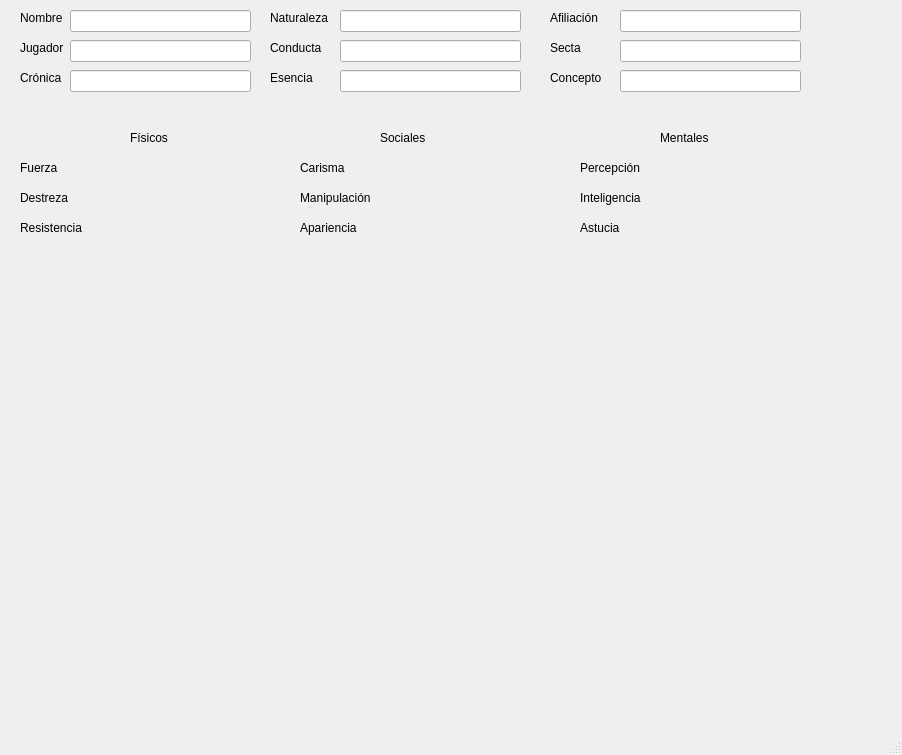
<?xml version="1.0" encoding="UTF-8"?>
<ui version="4.0">
 <class>MainWindow</class>
 <widget class="QMainWindow" name="MainWindow">
  <property name="geometry">
   <rect>
    <x>0</x>
    <y>0</y>
    <width>902</width>
    <height>755</height>
   </rect>
  </property>
  <property name="windowTitle">
   <string>MainWindow</string>
  </property>
  <widget class="QWidget" name="centralwidget">
   <widget class="QLabel" name="label">
    <property name="geometry">
     <rect>
      <x>20</x>
      <y>10</y>
      <width>55</width>
      <height>16</height>
     </rect>
    </property>
    <property name="text">
     <string>Nombre</string>
    </property>
   </widget>
   <widget class="QLabel" name="label_2">
    <property name="geometry">
     <rect>
      <x>20</x>
      <y>40</y>
      <width>55</width>
      <height>16</height>
     </rect>
    </property>
    <property name="text">
     <string>Jugador</string>
    </property>
   </widget>
   <widget class="QLabel" name="label_3">
    <property name="geometry">
     <rect>
      <x>20</x>
      <y>70</y>
      <width>55</width>
      <height>16</height>
     </rect>
    </property>
    <property name="text">
     <string>Crónica</string>
    </property>
   </widget>
   <widget class="QLabel" name="label_4">
    <property name="geometry">
     <rect>
      <x>270</x>
      <y>70</y>
      <width>55</width>
      <height>16</height>
     </rect>
    </property>
    <property name="text">
     <string>Esencia</string>
    </property>
   </widget>
   <widget class="QLabel" name="label_5">
    <property name="geometry">
     <rect>
      <x>270</x>
      <y>10</y>
      <width>61</width>
      <height>16</height>
     </rect>
    </property>
    <property name="text">
     <string>Naturaleza</string>
    </property>
   </widget>
   <widget class="QLabel" name="label_6">
    <property name="geometry">
     <rect>
      <x>270</x>
      <y>40</y>
      <width>61</width>
      <height>16</height>
     </rect>
    </property>
    <property name="text">
     <string>Conducta</string>
    </property>
   </widget>
   <widget class="QLabel" name="label_7">
    <property name="geometry">
     <rect>
      <x>550</x>
      <y>40</y>
      <width>61</width>
      <height>16</height>
     </rect>
    </property>
    <property name="text">
     <string>Secta</string>
    </property>
   </widget>
   <widget class="QLabel" name="label_8">
    <property name="geometry">
     <rect>
      <x>550</x>
      <y>10</y>
      <width>61</width>
      <height>16</height>
     </rect>
    </property>
    <property name="text">
     <string>Afiliación</string>
    </property>
   </widget>
   <widget class="QLabel" name="label_9">
    <property name="geometry">
     <rect>
      <x>550</x>
      <y>70</y>
      <width>55</width>
      <height>16</height>
     </rect>
    </property>
    <property name="text">
     <string>Concepto</string>
    </property>
   </widget>
   <widget class="QLineEdit" name="lineEdit">
    <property name="geometry">
     <rect>
      <x>-240</x>
      <y>300</y>
      <width>113</width>
      <height>22</height>
     </rect>
    </property>
   </widget>
   <widget class="QLineEdit" name="nombre">
    <property name="geometry">
     <rect>
      <x>70</x>
      <y>10</y>
      <width>181</width>
      <height>22</height>
     </rect>
    </property>
   </widget>
   <widget class="QLineEdit" name="jugador">
    <property name="geometry">
     <rect>
      <x>70</x>
      <y>40</y>
      <width>181</width>
      <height>22</height>
     </rect>
    </property>
   </widget>
   <widget class="QLineEdit" name="cronica">
    <property name="geometry">
     <rect>
      <x>70</x>
      <y>70</y>
      <width>181</width>
      <height>22</height>
     </rect>
    </property>
   </widget>
   <widget class="QLineEdit" name="esencia">
    <property name="geometry">
     <rect>
      <x>340</x>
      <y>70</y>
      <width>181</width>
      <height>22</height>
     </rect>
    </property>
   </widget>
   <widget class="QLineEdit" name="conducta">
    <property name="geometry">
     <rect>
      <x>340</x>
      <y>40</y>
      <width>181</width>
      <height>22</height>
     </rect>
    </property>
   </widget>
   <widget class="QLineEdit" name="naturaleza">
    <property name="geometry">
     <rect>
      <x>340</x>
      <y>10</y>
      <width>181</width>
      <height>22</height>
     </rect>
    </property>
   </widget>
   <widget class="QLineEdit" name="afiliacion">
    <property name="geometry">
     <rect>
      <x>620</x>
      <y>10</y>
      <width>181</width>
      <height>22</height>
     </rect>
    </property>
   </widget>
   <widget class="QLineEdit" name="secta">
    <property name="geometry">
     <rect>
      <x>620</x>
      <y>40</y>
      <width>181</width>
      <height>22</height>
     </rect>
    </property>
   </widget>
   <widget class="QLineEdit" name="concepto">
    <property name="geometry">
     <rect>
      <x>620</x>
      <y>70</y>
      <width>181</width>
      <height>22</height>
     </rect>
    </property>
   </widget>
   <widget class="QLabel" name="label_10">
    <property name="geometry">
     <rect>
      <x>660</x>
      <y>130</y>
      <width>61</width>
      <height>16</height>
     </rect>
    </property>
    <property name="text">
     <string>Mentales</string>
    </property>
   </widget>
   <widget class="QLabel" name="label_11">
    <property name="geometry">
     <rect>
      <x>380</x>
      <y>130</y>
      <width>61</width>
      <height>16</height>
     </rect>
    </property>
    <property name="text">
     <string>Sociales</string>
    </property>
   </widget>
   <widget class="QLabel" name="label_12">
    <property name="geometry">
     <rect>
      <x>130</x>
      <y>130</y>
      <width>55</width>
      <height>16</height>
     </rect>
    </property>
    <property name="text">
     <string>Físicos</string>
    </property>
   </widget>
   <widget class="QLabel" name="label_13">
    <property name="geometry">
     <rect>
      <x>20</x>
      <y>220</y>
      <width>71</width>
      <height>16</height>
     </rect>
    </property>
    <property name="text">
     <string>Resistencia</string>
    </property>
   </widget>
   <widget class="QLabel" name="label_14">
    <property name="geometry">
     <rect>
      <x>20</x>
      <y>160</y>
      <width>55</width>
      <height>16</height>
     </rect>
    </property>
    <property name="text">
     <string>Fuerza</string>
    </property>
   </widget>
   <widget class="QLabel" name="label_15">
    <property name="geometry">
     <rect>
      <x>20</x>
      <y>190</y>
      <width>55</width>
      <height>16</height>
     </rect>
    </property>
    <property name="text">
     <string>Destreza</string>
    </property>
   </widget>
   <widget class="QLabel" name="label_16">
    <property name="geometry">
     <rect>
      <x>300</x>
      <y>190</y>
      <width>81</width>
      <height>16</height>
     </rect>
    </property>
    <property name="text">
     <string>Manipulación</string>
    </property>
   </widget>
   <widget class="QLabel" name="label_17">
    <property name="geometry">
     <rect>
      <x>300</x>
      <y>220</y>
      <width>71</width>
      <height>16</height>
     </rect>
    </property>
    <property name="text">
     <string>Apariencia</string>
    </property>
   </widget>
   <widget class="QLabel" name="label_18">
    <property name="geometry">
     <rect>
      <x>300</x>
      <y>160</y>
      <width>55</width>
      <height>16</height>
     </rect>
    </property>
    <property name="text">
     <string>Carisma</string>
    </property>
   </widget>
   <widget class="QLabel" name="label_19">
    <property name="geometry">
     <rect>
      <x>580</x>
      <y>160</y>
      <width>71</width>
      <height>16</height>
     </rect>
    </property>
    <property name="text">
     <string>Percepción</string>
    </property>
   </widget>
   <widget class="QLabel" name="label_20">
    <property name="geometry">
     <rect>
      <x>580</x>
      <y>190</y>
      <width>81</width>
      <height>16</height>
     </rect>
    </property>
    <property name="text">
     <string>Inteligencia</string>
    </property>
   </widget>
   <widget class="QLabel" name="label_21">
    <property name="geometry">
     <rect>
      <x>580</x>
      <y>220</y>
      <width>71</width>
      <height>16</height>
     </rect>
    </property>
    <property name="text">
     <string>Astucia</string>
    </property>
   </widget>
  </widget>
  <widget class="QMenuBar" name="menubar">
   <property name="geometry">
    <rect>
     <x>0</x>
     <y>0</y>
     <width>902</width>
     <height>26</height>
    </rect>
   </property>
  </widget>
  <widget class="QStatusBar" name="statusbar"/>
 </widget>
 <resources/>
 <connections/>
</ui>
